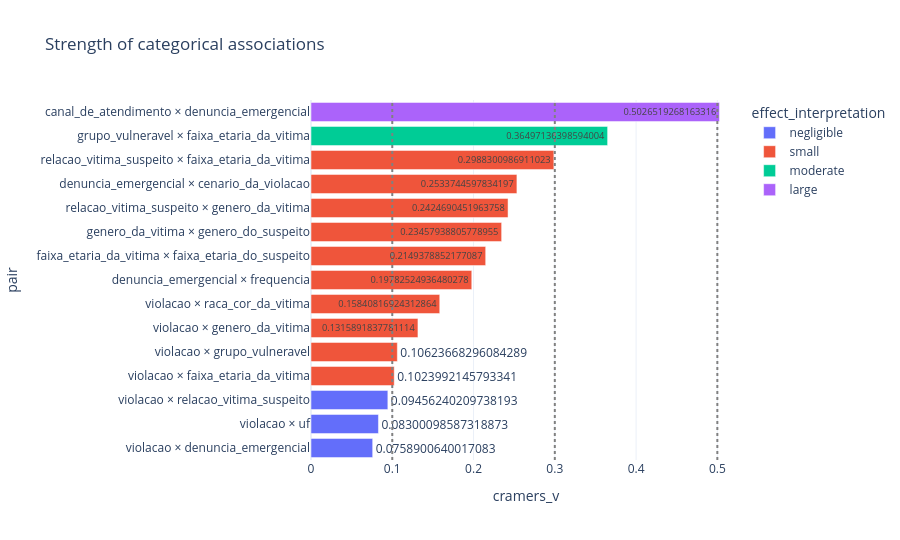

Notebook source saved alongside this figure:
### Markdown cell above
### Effect-size overview

Cramér's V is used as a descriptive strength indicator. The cutoffs shown are broad heuristics and should not replace context, table dimensions, or practical relevance.

### Code cell
effect_plot = association_results[association_results["status"] == "completed"].copy()
if not effect_plot.empty:
    effect_plot["pair"] = effect_plot["x"] + " × " + effect_plot["y"]
    effect_plot = effect_plot.sort_values("cramers_v")
    fig = px.bar(
        effect_plot, x="cramers_v", y="pair", orientation="h",
        color="effect_interpretation", text="cramers_v",
        hover_data=["p_value", "p_fdr_bh", "assumptions_ok", "n_complete"],
        title="Strength of categorical associations",
        height=max(500, len(effect_plot)*36)
    )
    fig.add_vline(x=.10, line_dash="dot", line_color="gray")
    fig.add_vline(x=.30, line_dash="dot", line_color="gray")
    fig.add_vline(x=.50, line_dash="dot", line_color="gray")
    fig.update_layout(template=PLOTLY_TEMPLATE)
    fig.show()
    save_figure(fig, "categorical_effect_sizes.html")

### Figure 1 — Plotly figure (JSON) as saved in the notebook; plotly's stock layout.template omitted (floating-point values rounded to 4 significant figures)
{"data": [{"customdata": [[1.722e-25, 1.722e-25, false, 8211], [4.813e-96, 5.554e-96, true, 7638], [1.044e-140, 1.565e-140, false, 7901]], "hovertemplate": "effect_interpretation=negligible<br>cramers_v=%{text}<br>pair=%{y}<br>p_value=%{customdata[0]}<br>p_fdr_bh=%{customdata[1]}<br>assumptions_ok=%{customdata[2]}<br>n_complete=%{customdata[3]}<extra></extra>", "legendgroup": "negligible", "marker": {"color": "#636efa", "pattern": {"shape": ""}}, "name": "negligible", "orientation": "h", "showlegend": true, "text": [0.07589, 0.083, 0.09456], "textposition": "auto", "type": "bar", "x": [0.07589, 0.083, 0.09456], "xaxis": "x", "y": ["violacao × denuncia_emergencial", "violacao × uf", "violacao × relacao_vitima_suspeito"], "yaxis": "y"}, {"customdata": [[6.652e-170, 1.109e-169, true, 7822], [2.749e-114, 3.748e-114, false, 8211], [3.712e-77, 3.977e-77, false, 6757], [6.961e-99, 8.702e-99, true, 4791], [6.978e-268, 1.495e-267, false, 8401], [0, 0, false, 4141], [1.229e-258, 2.304e-258, false, 5660], [7.201e-302, 1.8e-301, false, 6652], [0, 0, false, 8401], [0, 0, false, 7668]], "hovertemplate": "effect_interpretation=small<br>cramers_v=%{text}<br>pair=%{y}<br>p_value=%{customdata[0]}<br>p_fdr_bh=%{customdata[1]}<br>assumptions_ok=%{customdata[2]}<br>n_complete=%{customdata[3]}<extra></extra>", "legendgroup": "small", "marker": {"color": "#EF553B", "pattern": {"shape": ""}}, "name": "small", "orientation": "h", "showlegend": true, "text": [0.1024, 0.1062, 0.1316, 0.1584, 0.1978, 0.2149, 0.2346, 0.2425, 0.2534, 0.2988], "textposition": "auto", "type": "bar", "x": [0.1024, 0.1062, 0.1316, 0.1584, 0.1978, 0.2149, 0.2346, 0.2425, 0.2534, 0.2988], "xaxis": "x", "y": ["violacao × faixa_etaria_da_vitima", "violacao × grupo_vulneravel", "violacao × genero_da_vitima", "violacao × raca_cor_da_vitima", "denuncia_emergencial × frequencia", "faixa_etaria_da_vitima × faixa_etaria_do_suspeito", "genero_da_vitima × genero_do_suspeito", "relacao_vitima_suspeito × genero_da_vitima", "denuncia_emergencial × cenario_da_violacao", "relacao_vitima_suspeito × faixa_etaria_da_vitima"], "yaxis": "y"}, {"customdata": [[0, 0, false, 7926]], "hovertemplate": "effect_interpretation=moderate<br>cramers_v=%{text}<br>pair=%{y}<br>p_value=%{customdata[0]}<br>p_fdr_bh=%{customdata[1]}<br>assumptions_ok=%{customdata[2]}<br>n_complete=%{customdata[3]}<extra></extra>", "legendgroup": "moderate", "marker": {"color": "#00cc96", "pattern": {"shape": ""}}, "name": "moderate", "orientation": "h", "showlegend": true, "text": [0.365], "textposition": "auto", "type": "bar", "x": [0.365], "xaxis": "x", "y": ["grupo_vulneravel × faixa_etaria_da_vitima"], "yaxis": "y"}, {"customdata": [[0, 0, false, 8401]], "hovertemplate": "effect_interpretation=large<br>cramers_v=%{text}<br>pair=%{y}<br>p_value=%{customdata[0]}<br>p_fdr_bh=%{customdata[1]}<br>assumptions_ok=%{customdata[2]}<br>n_complete=%{customdata[3]}<extra></extra>", "legendgroup": "large", "marker": {"color": "#ab63fa", "pattern": {"shape": ""}}, "name": "large", "orientation": "h", "showlegend": true, "text": [0.5027], "textposition": "auto", "type": "bar", "x": [0.5027], "xaxis": "x", "y": ["canal_de_atendimento × denuncia_emergencial"], "yaxis": "y"}], "layout": {"barmode": "relative", "height": 540, "legend": {"title": {"text": "effect_interpretation"}, "tracegroupgap": 0}, "shapes": [{"line": {"color": "gray", "dash": "dot"}, "type": "line", "x0": 0.1, "x1": 0.1, "xref": "x", "y0": 0, "y1": 1, "yref": "y domain"}, {"line": {"color": "gray", "dash": "dot"}, "type": "line", "x0": 0.3, "x1": 0.3, "xref": "x", "y0": 0, "y1": 1, "yref": "y domain"}, {"line": {"color": "gray", "dash": "dot"}, "type": "line", "x0": 0.5, "x1": 0.5, "xref": "x", "y0": 0, "y1": 1, "yref": "y domain"}], "title": {"text": "Strength of categorical associations"}, "xaxis": {"anchor": "y", "domain": [0, 1], "title": {"text": "cramers_v"}}, "yaxis": {"anchor": "x", "domain": [0, 1], "title": {"text": "pair"}}}}
